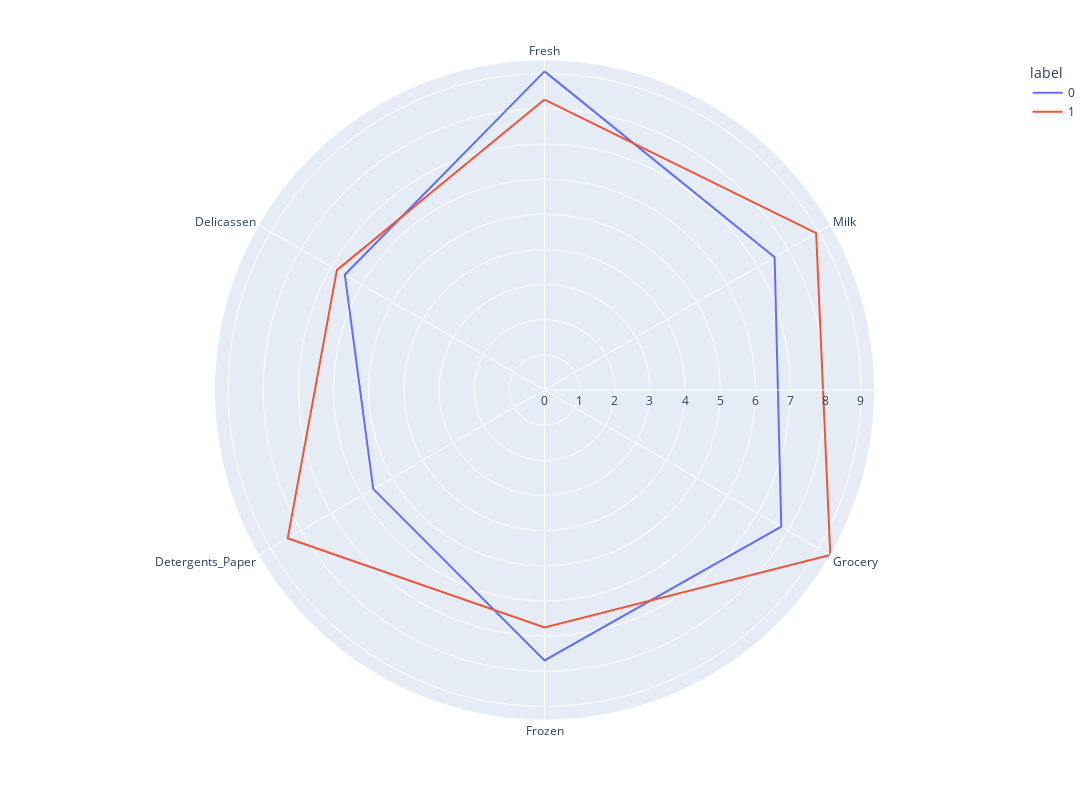

Notebook code for this chart:
### Code cell
import plotly.graph_objects as go
import plotly.express as px
kmeans = KMeans(
        n_clusters=2, init="k-means++",
        n_init=10,
        tol=1e-04, random_state=42
    )
kmeans.fit(df_out)
clusters=pd.DataFrame(df_out)
clusters['label']=kmeans.labels_
polar=clusters.groupby("label").mean().reset_index()
polar=pd.melt(polar,id_vars=["label"])
fig = px.line_polar(polar, r="value", theta="variable", color="label", line_close=True,height=800,width=1400)
fig.show()

### Figure 1 — Plotly figure (JSON) as saved in the notebook; plotly's stock layout.template omitted (floating-point values rounded to 4 significant figures)
{"data": [{"hovertemplate": "label=0<br>value=%{r}<br>variable=%{theta}<extra></extra>", "legendgroup": "0", "line": {"color": "#636efa", "dash": "solid"}, "mode": "lines", "name": "0", "r": [9.062, 7.557, 7.776, 7.69, 5.625, 6.557, 9.062], "showlegend": true, "subplot": "polar", "theta": ["Fresh", "Milk", "Grocery", "Frozen", "Detergents_Paper", "Delicassen", "Fresh"], "type": "scatterpolar"}, {"hovertemplate": "label=1<br>value=%{r}<br>variable=%{theta}<extra></extra>", "legendgroup": "1", "line": {"color": "#EF553B", "dash": "solid"}, "mode": "lines", "name": "1", "r": [8.261, 8.921, 9.385, 6.75, 8.432, 6.818, 8.261], "showlegend": true, "subplot": "polar", "theta": ["Fresh", "Milk", "Grocery", "Frozen", "Detergents_Paper", "Delicassen", "Fresh"], "type": "scatterpolar"}], "layout": {"height": 800, "legend": {"title": {"text": "label"}, "tracegroupgap": 0}, "margin": {"t": 60}, "polar": {"angularaxis": {"direction": "clockwise", "rotation": 90}, "domain": {"x": [0, 1], "y": [0, 1]}}, "width": 1400}}
